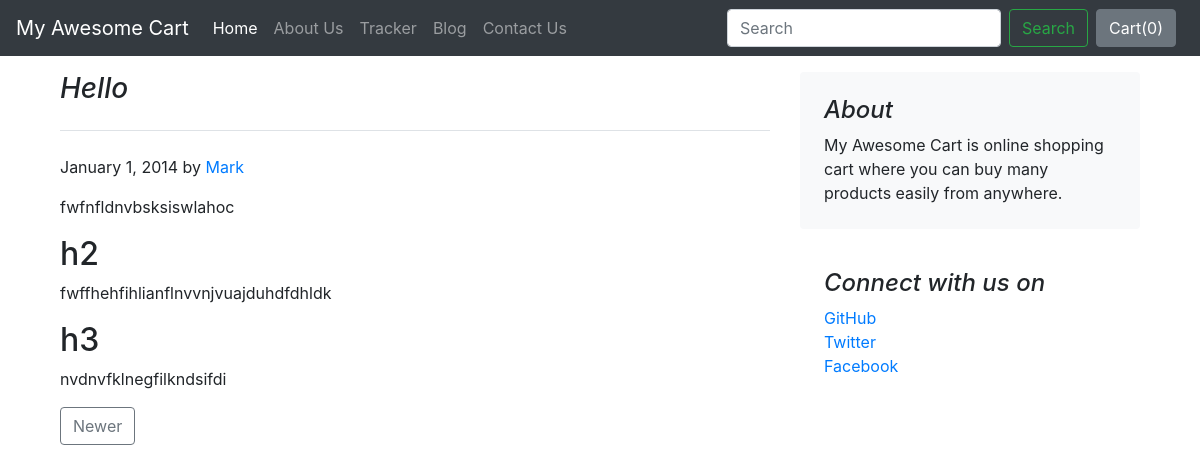
The page /blog/blogpost/1 on the database its author committed.
### blog/models.py (models this page shows)
class Blogpost(models.Model):
    post_id = models.AutoField(primary_key=True)
    title = models.CharField(max_length=50)
    head0 = models.CharField(max_length=500,default="")
    chead0 = models.CharField(max_length=5000,default="")
    head1 = models.CharField(max_length=500,default="")
    chead1 = models.CharField(max_length=5000,default="")
    head2 = models.CharField(max_length=500,default="")
    chead2 = models.CharField(max_length=5000,default="")
    pub_date = models.DateField()
    thubnail = models.ImageField(upload_to="shop/images",default="")
    def __str__(self):
        return self.title

### blog/views.py (the view)
# urls.py: path('blogpost/<int:id>', views.blogpost, name="blogPost"),
def blogpost(request,id):
    post = Blogpost.objects.filter(post_id = id)[0]
    print(post)
    return  render(request,'blog/blogpost.html',{'post':post,'previd':id-1,'nextid':id+1,'id':id,'length':len(Blogpost.objects.all())})

### blog/templates/blog/blogpost.html (shortened to what this page needs)
{% extends 'blog/basic.html' %}
{% block body %}
<div class="container">
<main role="main" class="container">
  <div class="row mt-3">
    <div class="col-md-8 blog-main">
      <h3 class="pb-4 mb-4 font-italic border-bottom">
        {{post.title}}
      </h3>
      <div class="blog-post">
                <p class="blog-post-meta">January 1, 2014 by <a href="#">Mark</a></p>
                <p>{{post.chead0}}</p>
                <h2>{{post.head1}}</h2>
                <p>{{post.chead1}}</p>
                <h2>{{post.head2}}</h2>
                <p>{{post.chead2}}</p>
            </div>
      <nav class="blog-pagination">
        {% if id != length %}
        <a class="btn btn-outline-secondary" href="{{nextid}}">Newer</a>
        {% endif %}
      </nav>
    </div>
    <aside class="col-md-4 blog-sidebar">
      <div class="p-4 mb-3 bg-light rounded">
        <h4 class="font-italic">About</h4>
        <p class="mb-0">My Awesome Cart is online shopping cart where you can buy many products easily from anywhere.</p>
      </div>
      <div class="p-4">
        <h4 class="font-italic">Connect with us on</h4>
        <ol class="list-unstyled">
          <li><a href="#">GitHub</a></li>
          <li><a href="#">Twitter</a></li>
          <li><a href="#">Facebook</a></li>
        </ol>
      </div>
    </aside>
  </div>
</main>
</div>
{% endblock %}

### rows shown on the page
Blogpost: title "Hello", chead0 "fwfnfldnvbsksiswlahoc", head1 "h2", chead1 "fwffhehfihlianflnvvnjvuajduhdfdhldk", head2 "h3", chead2 "nvdnvfklnegfilkndsifdi"
